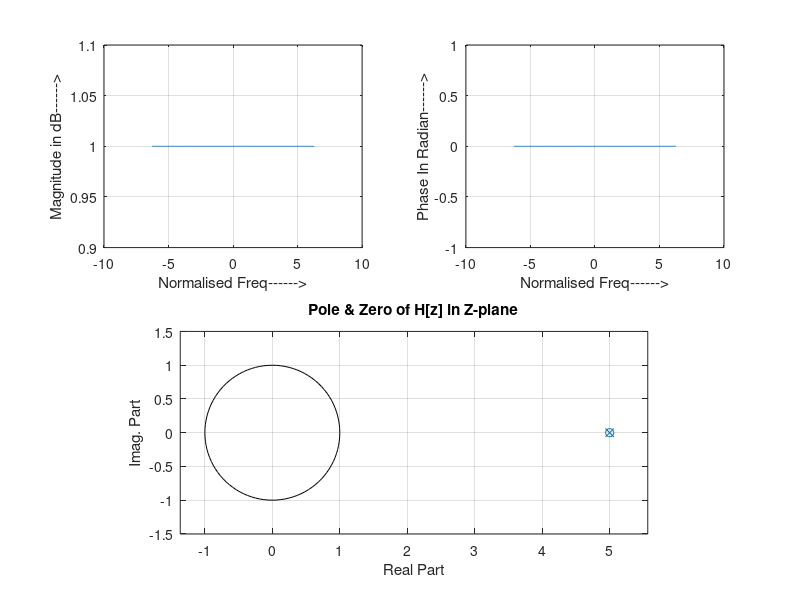

This chart was generated by the following MATLAB code:
%Lab 2.4

b=input('Enter the numerator coeff. = ');
a=input('Enter the denominator coeff. = ');

w = -2*pi: pi/256:2*pi;

[h]=freqz(b,a,w);

subplot(2,2,1);
plot(w,abs(h));
grid on;
xlabel('Normalised Freq------>');
ylabel('Magnitude in dB------>');
zlabel('Magnitude Response--->');

subplot(2,2,2);
plot(w,angle(h));
grid on;
xlabel('Normalised Freq------>');
ylabel('Phase In Radian------>');
zlabel('Phase Response--->');

subplot(2,2,[3,4]);
zplane(b,a)
xlabel('Real Part');
ylabel('Imag. Part');
title('Pole & Zero of H[z] in Z-plane');


%>> Untitled12
%Enter the numerator coeff. = [1 0.6]
%Enter the denominator coeff. = [1 -0.4 0.1]